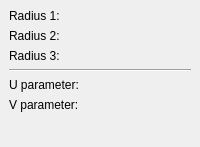
     <widget class="QWidget" name="Page5_ellipsoid">
      <layout class="QGridLayout" name="_14">
       <property name="leftMargin">
        <number>9</number>
       </property>
       <property name="topMargin">
        <number>9</number>
       </property>
       <property name="rightMargin">
        <number>9</number>
       </property>
       <property name="bottomMargin">
        <number>9</number>
       </property>
       <property name="spacing">
        <number>6</number>
       </property>
       <item row="3" column="0">
        <spacer>
         <property name="orientation">
          <enum>Qt::Vertical</enum>
         </property>
         <property name="sizeHint" stdset="0">
          <size>
           <width>0</width>
           <height>0</height>
          </size>
         </property>
        </spacer>
       </item>
       <item row="1" column="0">
        <widget class="Line" name="line_5">
         <property name="frameShape">
          <enum>QFrame::HLine</enum>
         </property>
         <property name="frameShadow">
          <enum>QFrame::Sunken</enum>
         </property>
        </widget>
       </item>
       <item row="0" column="0">
        <layout class="QGridLayout" name="_15">
         <property name="leftMargin">
          <number>0</number>
         </property>
         <property name="topMargin">
          <number>0</number>
         </property>
         <property name="rightMargin">
          <number>0</number>
         </property>
         <property name="bottomMargin">
          <number>0</number>
         </property>
         <property name="spacing">
          <number>6</number>
         </property>
         <item row="0" column="0">
          <widget class="QLabel" name="textLabel21">
           <property name="text">
            <string>Radius 1:</string>
           </property>
          </widget>
         </item>
         <item row="1" column="0">
          <widget class="QLabel" name="textLabel22">
           <property name="text">
            <string>Radius 2:</string>
           </property>
          </widget>
         </item>
         <item row="2" column="0">
          <widget class="QLabel" name="textLabel23">
           <property name="text">
            <string>Radius 3:</string>
           </property>
          </widget>
         </item>
         <item row="0" column="1">
          <widget class="Gui::QuantitySpinBox" name="ellipsoidRadius1" native="true">
           <property name="unit" stdset="0">
            <string notr="true">mm</string>
           </property>
           <property name="value" stdset="0">
            <double>2.000000000000000</double>
           </property>
          </widget>
         </item>
         <item row="1" column="1">
          <widget class="Gui::QuantitySpinBox" name="ellipsoidRadius2" native="true">
           <property name="unit" stdset="0">
            <string notr="true">mm</string>
           </property>
           <property name="value" stdset="0">
            <double>4.000000000000000</double>
           </property>
          </widget>
         </item>
         <item row="2" column="1">
          <widget class="Gui::QuantitySpinBox" name="ellipsoidRadius3" native="true">
           <property name="unit" stdset="0">
            <string notr="true">mm</string>
           </property>
           <property name="value" stdset="0">
            <double>4.000000000000000</double>
           </property>
          </widget>
         </item>
        </layout>
       </item>
       <item row="2" column="0">
        <layout class="QGridLayout" name="_16">
         <property name="leftMargin">
          <number>0</number>
         </property>
         <property name="topMargin">
          <number>0</number>
         </property>
         <property name="rightMargin">
          <number>0</number>
         </property>
         <property name="bottomMargin">
          <number>0</number>
         </property>
         <property name="spacing">
          <number>6</number>
         </property>
         <item row="0" column="0">
          <widget class="QLabel" name="label23">
           <property name="text">
            <string>U parameter:</string>
           </property>
          </widget>
         </item>
         <item row="2" column="0">
          <spacer>
           <property name="orientation">
            <enum>Qt::Horizontal</enum>
           </property>
           <property name="sizeType">
            <enum>QSizePolicy::Preferred</enum>
           </property>
           <property name="sizeHint" stdset="0">
            <size>
             <width>81</width>
             <height>20</height>
            </size>
           </property>
          </spacer>
         </item>
         <item row="1" column="0">
          <widget class="QLabel" name="label24">
           <property name="text">
            <string>V parameter:</string>
           </property>
          </widget>
         </item>
         <item row="0" column="1">
          <widget class="Gui::QuantitySpinBox" name="ellipsoidAngle3" native="true">
           <property name="unit" stdset="0">
            <string notr="true">deg</string>
           </property>
           <property name="value" stdset="0">
            <double>360.000000000000000</double>
           </property>
          </widget>
         </item>
         <item row="1" column="1">
          <widget class="Gui::QuantitySpinBox" name="ellipsoidAngle1" native="true">
           <property name="unit" stdset="0">
            <string notr="true">deg</string>
           </property>
           <property name="value" stdset="0">
            <double>-90.000000000000000</double>
           </property>
          </widget>
         </item>
         <item row="2" column="1">
          <widget class="Gui::QuantitySpinBox" name="ellipsoidAngle2" native="true">
           <property name="unit" stdset="0">
            <string notr="true">deg</string>
           </property>
           <property name="value" stdset="0">
            <double>90.000000000000000</double>
           </property>
          </widget>
         </item>
        </layout>
       </item>
      </layout>
     </widget>
